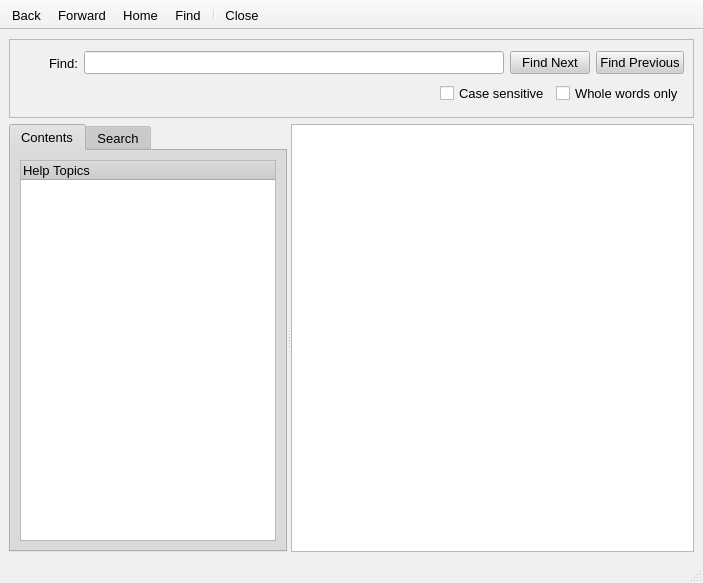
<ui version="4.0" >
 <author></author>
 <comment></comment>
 <exportmacro></exportmacro>
 <class>HelpBrowser</class>
 <widget class="QMainWindow" name="HelpBrowser" >
  <property name="geometry" >
   <rect>
    <x>0</x>
    <y>0</y>
    <width>703</width>
    <height>583</height>
   </rect>
  </property>
  <property name="sizePolicy" >
   <sizepolicy>
    <hsizetype>5</hsizetype>
    <vsizetype>5</vsizetype>
    <horstretch>0</horstretch>
    <verstretch>0</verstretch>
   </sizepolicy>
  </property>
  <property name="minimumSize" >
   <size>
    <width>0</width>
    <height>0</height>
   </size>
  </property>
  <property name="palette" >
   <palette>
    <active>
     <color>
      <red>0</red>
      <green>0</green>
      <blue>0</blue>
     </color>
     <color>
      <red>208</red>
      <green>208</green>
      <blue>208</blue>
     </color>
     <color>
      <red>255</red>
      <green>255</green>
      <blue>255</blue>
     </color>
     <color>
      <red>247</red>
      <green>247</green>
      <blue>247</blue>
     </color>
     <color>
      <red>120</red>
      <green>120</green>
      <blue>120</blue>
     </color>
     <color>
      <red>160</red>
      <green>160</green>
      <blue>160</blue>
     </color>
     <color>
      <red>0</red>
      <green>0</green>
      <blue>0</blue>
     </color>
     <color>
      <red>255</red>
      <green>255</green>
      <blue>255</blue>
     </color>
     <color>
      <red>0</red>
      <green>0</green>
      <blue>0</blue>
     </color>
     <color>
      <red>255</red>
      <green>255</green>
      <blue>255</blue>
     </color>
     <color>
      <red>240</red>
      <green>240</green>
      <blue>240</blue>
     </color>
     <color>
      <red>0</red>
      <green>0</green>
      <blue>0</blue>
     </color>
     <color>
      <red>0</red>
      <green>0</green>
      <blue>128</blue>
     </color>
     <color>
      <red>255</red>
      <green>255</green>
      <blue>255</blue>
     </color>
     <color>
      <red>0</red>
      <green>0</green>
      <blue>255</blue>
     </color>
     <color>
      <red>255</red>
      <green>0</green>
      <blue>255</blue>
     </color>
     <color>
      <red>247</red>
      <green>247</green>
      <blue>247</blue>
     </color>
    </active>
    <inactive>
     <color>
      <red>0</red>
      <green>0</green>
      <blue>0</blue>
     </color>
     <color>
      <red>208</red>
      <green>208</green>
      <blue>208</blue>
     </color>
     <color>
      <red>255</red>
      <green>255</green>
      <blue>255</blue>
     </color>
     <color>
      <red>247</red>
      <green>247</green>
      <blue>247</blue>
     </color>
     <color>
      <red>120</red>
      <green>120</green>
      <blue>120</blue>
     </color>
     <color>
      <red>160</red>
      <green>160</green>
      <blue>160</blue>
     </color>
     <color>
      <red>0</red>
      <green>0</green>
      <blue>0</blue>
     </color>
     <color>
      <red>255</red>
      <green>255</green>
      <blue>255</blue>
     </color>
     <color>
      <red>0</red>
      <green>0</green>
      <blue>0</blue>
     </color>
     <color>
      <red>255</red>
      <green>255</green>
      <blue>255</blue>
     </color>
     <color>
      <red>240</red>
      <green>240</green>
      <blue>240</blue>
     </color>
     <color>
      <red>0</red>
      <green>0</green>
      <blue>0</blue>
     </color>
     <color>
      <red>0</red>
      <green>0</green>
      <blue>128</blue>
     </color>
     <color>
      <red>255</red>
      <green>255</green>
      <blue>255</blue>
     </color>
     <color>
      <red>0</red>
      <green>0</green>
      <blue>255</blue>
     </color>
     <color>
      <red>255</red>
      <green>0</green>
      <blue>255</blue>
     </color>
     <color>
      <red>247</red>
      <green>247</green>
      <blue>247</blue>
     </color>
    </inactive>
    <disabled>
     <color>
      <red>120</red>
      <green>120</green>
      <blue>120</blue>
     </color>
     <color>
      <red>208</red>
      <green>208</green>
      <blue>208</blue>
     </color>
     <color>
      <red>255</red>
      <green>255</green>
      <blue>255</blue>
     </color>
     <color>
      <red>247</red>
      <green>247</green>
      <blue>247</blue>
     </color>
     <color>
      <red>120</red>
      <green>120</green>
      <blue>120</blue>
     </color>
     <color>
      <red>160</red>
      <green>160</green>
      <blue>160</blue>
     </color>
     <color>
      <red>120</red>
      <green>120</green>
      <blue>120</blue>
     </color>
     <color>
      <red>255</red>
      <green>255</green>
      <blue>255</blue>
     </color>
     <color>
      <red>120</red>
      <green>120</green>
      <blue>120</blue>
     </color>
     <color>
      <red>240</red>
      <green>240</green>
      <blue>240</blue>
     </color>
     <color>
      <red>240</red>
      <green>240</green>
      <blue>240</blue>
     </color>
     <color>
      <red>0</red>
      <green>0</green>
      <blue>0</blue>
     </color>
     <color>
      <red>0</red>
      <green>0</green>
      <blue>107</blue>
     </color>
     <color>
      <red>255</red>
      <green>255</green>
      <blue>255</blue>
     </color>
     <color>
      <red>0</red>
      <green>0</green>
      <blue>255</blue>
     </color>
     <color>
      <red>255</red>
      <green>0</green>
      <blue>255</blue>
     </color>
     <color>
      <red>247</red>
      <green>247</green>
      <blue>247</blue>
     </color>
    </disabled>
   </palette>
  </property>
  <property name="font" >
   <font>
    <family>Arial</family>
    <pointsize>10</pointsize>
    <weight>50</weight>
    <italic>false</italic>
    <bold>false</bold>
    <underline>false</underline>
    <strikeout>false</strikeout>
   </font>
  </property>
  <property name="contextMenuPolicy" >
   <enum>Qt::NoContextMenu</enum>
  </property>
  <property name="windowTitle" >
   <string>Vidalia Help</string>
  </property>
  <property name="windowIcon" >
   <iconset resource="..\..\res\vidalia_common.qrc" >:/images/16x16/help-browser.png</iconset>
  </property>
  <property name="statusTip" >
   <string/>
  </property>
  <property name="autoFillBackground" >
   <bool>true</bool>
  </property>
  <property name="toolButtonStyle" >
   <enum>Qt::ToolButtonTextUnderIcon</enum>
  </property>
  <widget class="QWidget" name="centralwidget" >
   <layout class="QVBoxLayout" >
    <property name="margin" >
     <number>9</number>
    </property>
    <property name="spacing" >
     <number>6</number>
    </property>
    <item>
     <widget class="QFrame" name="frmFind" >
      <property name="sizePolicy" >
       <sizepolicy>
        <hsizetype>5</hsizetype>
        <vsizetype>0</vsizetype>
        <horstretch>0</horstretch>
        <verstretch>0</verstretch>
       </sizepolicy>
      </property>
      <property name="minimumSize" >
       <size>
        <width>450</width>
        <height>79</height>
       </size>
      </property>
      <property name="maximumSize" >
       <size>
        <width>16777215</width>
        <height>79</height>
       </size>
      </property>
      <property name="contextMenuPolicy" >
       <enum>Qt::NoContextMenu</enum>
      </property>
      <property name="frameShape" >
       <enum>QFrame::StyledPanel</enum>
      </property>
      <property name="frameShadow" >
       <enum>QFrame::Raised</enum>
      </property>
      <layout class="QGridLayout" >
       <property name="margin" >
        <number>9</number>
       </property>
       <property name="spacing" >
        <number>6</number>
       </property>
       <item row="0" column="0" >
        <layout class="QHBoxLayout" >
         <property name="margin" >
          <number>0</number>
         </property>
         <property name="spacing" >
          <number>6</number>
         </property>
         <item>
          <widget class="QToolButton" name="btnCloseFind" >
           <property name="sizePolicy" >
            <sizepolicy>
             <hsizetype>5</hsizetype>
             <vsizetype>5</vsizetype>
             <horstretch>0</horstretch>
             <verstretch>0</verstretch>
            </sizepolicy>
           </property>
           <property name="minimumSize" >
            <size>
             <width>0</width>
             <height>0</height>
            </size>
           </property>
           <property name="maximumSize" >
            <size>
             <width>24</width>
             <height>24</height>
            </size>
           </property>
           <property name="contextMenuPolicy" >
            <enum>Qt::NoContextMenu</enum>
           </property>
           <property name="text" >
            <string/>
           </property>
           <property name="icon" >
            <iconset resource="..\..\res\vidalia_common.qrc" >:/images/22x22/emblem-unreadable.png</iconset>
           </property>
           <property name="iconSize" >
            <size>
             <width>22</width>
             <height>22</height>
            </size>
           </property>
           <property name="toolButtonStyle" >
            <enum>Qt::ToolButtonIconOnly</enum>
           </property>
           <property name="autoRaise" >
            <bool>true</bool>
           </property>
          </widget>
         </item>
         <item>
          <widget class="QLabel" name="label" >
           <property name="font" >
            <font>
             <family>Arial</family>
             <pointsize>10</pointsize>
             <weight>50</weight>
             <italic>false</italic>
             <bold>false</bold>
             <underline>false</underline>
             <strikeout>false</strikeout>
            </font>
           </property>
           <property name="contextMenuPolicy" >
            <enum>Qt::NoContextMenu</enum>
           </property>
           <property name="text" >
            <string>Find:</string>
           </property>
           <property name="buddy" >
            <cstring>lineFind</cstring>
           </property>
          </widget>
         </item>
         <item>
          <widget class="QLineEdit" name="lineFind" >
           <property name="contextMenuPolicy" >
            <enum>Qt::NoContextMenu</enum>
           </property>
          </widget>
         </item>
        </layout>
       </item>
       <item row="0" column="2" >
        <widget class="QPushButton" name="btnFindPrev" >
         <property name="contextMenuPolicy" >
          <enum>Qt::NoContextMenu</enum>
         </property>
         <property name="text" >
          <string>Find Previous</string>
         </property>
         <property name="icon" >
          <iconset resource="..\..\res\vidalia_common.qrc" >:/images/16x16/go-previous.png</iconset>
         </property>
        </widget>
       </item>
       <item row="0" column="1" >
        <widget class="QPushButton" name="btnFindNext" >
         <property name="contextMenuPolicy" >
          <enum>Qt::NoContextMenu</enum>
         </property>
         <property name="text" >
          <string>Find Next</string>
         </property>
         <property name="icon" >
          <iconset resource="..\..\res\vidalia_common.qrc" >:/images/16x16/go-next.png</iconset>
         </property>
        </widget>
       </item>
       <item row="1" column="0" colspan="3" >
        <layout class="QHBoxLayout" >
         <property name="margin" >
          <number>0</number>
         </property>
         <property name="spacing" >
          <number>6</number>
         </property>
         <item>
          <spacer>
           <property name="orientation" >
            <enum>Qt::Horizontal</enum>
           </property>
           <property name="sizeHint" >
            <size>
             <width>40</width>
             <height>20</height>
            </size>
           </property>
          </spacer>
         </item>
         <item>
          <widget class="QCheckBox" name="chkbxMatchCase" >
           <property name="contextMenuPolicy" >
            <enum>Qt::NoContextMenu</enum>
           </property>
           <property name="text" >
            <string>Case sensitive</string>
           </property>
          </widget>
         </item>
         <item>
          <widget class="QCheckBox" name="chkbxWholePhrase" >
           <property name="contextMenuPolicy" >
            <enum>Qt::NoContextMenu</enum>
           </property>
           <property name="text" >
            <string>Whole words only</string>
           </property>
          </widget>
         </item>
        </layout>
       </item>
      </layout>
     </widget>
    </item>
    <item>
     <widget class="QSplitter" name="splitter" >
      <property name="contextMenuPolicy" >
       <enum>Qt::NoContextMenu</enum>
      </property>
      <property name="orientation" >
       <enum>Qt::Horizontal</enum>
      </property>
      <widget class="QTabWidget" name="tabsMenu" >
       <property name="contextMenuPolicy" >
        <enum>Qt::NoContextMenu</enum>
       </property>
       <property name="tabPosition" >
        <enum>QTabWidget::North</enum>
       </property>
       <property name="tabShape" >
        <enum>QTabWidget::Rounded</enum>
       </property>
       <widget class="QWidget" name="tabTOC" >
        <attribute name="title" >
         <string>Contents</string>
        </attribute>
        <layout class="QVBoxLayout" >
         <property name="margin" >
          <number>9</number>
         </property>
         <property name="spacing" >
          <number>6</number>
         </property>
         <item>
          <widget class="QTreeWidget" name="treeContents" >
           <property name="sizePolicy" >
            <sizepolicy>
             <hsizetype>5</hsizetype>
             <vsizetype>7</vsizetype>
             <horstretch>1</horstretch>
             <verstretch>0</verstretch>
            </sizepolicy>
           </property>
           <property name="minimumSize" >
            <size>
             <width>200</width>
             <height>0</height>
            </size>
           </property>
           <property name="maximumSize" >
            <size>
             <width>16777215</width>
             <height>16777215</height>
            </size>
           </property>
           <property name="focusPolicy" >
            <enum>Qt::WheelFocus</enum>
           </property>
           <property name="contextMenuPolicy" >
            <enum>Qt::NoContextMenu</enum>
           </property>
           <property name="selectionBehavior" >
            <enum>QAbstractItemView::SelectItems</enum>
           </property>
           <property name="uniformRowHeights" >
            <bool>true</bool>
           </property>
           <column>
            <property name="text" >
             <string>Help Topics</string>
            </property>
           </column>
          </widget>
         </item>
        </layout>
       </widget>
       <widget class="QWidget" name="tabSearch" >
        <attribute name="title" >
         <string>Search</string>
        </attribute>
        <layout class="QGridLayout" >
         <property name="margin" >
          <number>9</number>
         </property>
         <property name="spacing" >
          <number>6</number>
         </property>
         <item row="2" column="1" >
          <layout class="QHBoxLayout" >
           <property name="margin" >
            <number>0</number>
           </property>
           <property name="spacing" >
            <number>6</number>
           </property>
           <item>
            <spacer>
             <property name="orientation" >
              <enum>Qt::Horizontal</enum>
             </property>
             <property name="sizeHint" >
              <size>
               <width>40</width>
               <height>20</height>
              </size>
             </property>
            </spacer>
           </item>
           <item>
            <widget class="QPushButton" name="btnSearch" >
             <property name="contextMenuPolicy" >
              <enum>Qt::NoContextMenu</enum>
             </property>
             <property name="text" >
              <string>Search</string>
             </property>
            </widget>
           </item>
          </layout>
         </item>
         <item row="0" column="0" >
          <widget class="QLabel" name="label_2" >
           <property name="contextMenuPolicy" >
            <enum>Qt::NoContextMenu</enum>
           </property>
           <property name="text" >
            <string>Searching for:</string>
           </property>
           <property name="buddy" >
            <cstring>lineSearch</cstring>
           </property>
          </widget>
         </item>
         <item row="3" column="0" colspan="2" >
          <widget class="QTreeWidget" name="treeSearch" >
           <property name="sizePolicy" >
            <sizepolicy>
             <hsizetype>5</hsizetype>
             <vsizetype>7</vsizetype>
             <horstretch>1</horstretch>
             <verstretch>0</verstretch>
            </sizepolicy>
           </property>
           <property name="minimumSize" >
            <size>
             <width>200</width>
             <height>0</height>
            </size>
           </property>
           <property name="maximumSize" >
            <size>
             <width>16777215</width>
             <height>16777215</height>
            </size>
           </property>
           <property name="focusPolicy" >
            <enum>Qt::WheelFocus</enum>
           </property>
           <property name="contextMenuPolicy" >
            <enum>Qt::NoContextMenu</enum>
           </property>
           <property name="selectionBehavior" >
            <enum>QAbstractItemView::SelectItems</enum>
           </property>
           <property name="uniformRowHeights" >
            <bool>true</bool>
           </property>
           <column>
            <property name="text" >
             <string>Found Documents</string>
            </property>
           </column>
          </widget>
         </item>
         <item row="1" column="0" colspan="2" >
          <widget class="QLineEdit" name="lineSearch" >
           <property name="contextMenuPolicy" >
            <enum>Qt::NoContextMenu</enum>
           </property>
          </widget>
         </item>
        </layout>
       </widget>
      </widget>
      <widget class="HelpTextBrowser" name="txtBrowser" >
       <property name="sizePolicy" >
        <sizepolicy>
         <hsizetype>7</hsizetype>
         <vsizetype>7</vsizetype>
         <horstretch>100</horstretch>
         <verstretch>0</verstretch>
        </sizepolicy>
       </property>
       <property name="contextMenuPolicy" >
        <enum>Qt::NoContextMenu</enum>
       </property>
       <property name="readOnly" >
        <bool>true</bool>
       </property>
      </widget>
     </widget>
    </item>
   </layout>
  </widget>
  <widget class="QStatusBar" name="statusbar" >
   <property name="geometry" >
    <rect>
     <x>0</x>
     <y>561</y>
     <width>703</width>
     <height>22</height>
    </rect>
   </property>
  </widget>
  <widget class="QToolBar" name="toolBar" >
   <property name="minimumSize" >
    <size>
     <width>62</width>
     <height>52</height>
    </size>
   </property>
   <property name="contextMenuPolicy" >
    <enum>Qt::NoContextMenu</enum>
   </property>
   <property name="movable" >
    <bool>false</bool>
   </property>
   <property name="orientation" >
    <enum>Qt::Horizontal</enum>
   </property>
   <property name="toolButtonStyle" >
    <enum>Qt::ToolButtonTextUnderIcon</enum>
   </property>
   <attribute name="toolBarArea" >
    <number>4</number>
   </attribute>
   <addaction name="actionBack" />
   <addaction name="actionForward" />
   <addaction name="actionHome" />
   <addaction name="actionFind" />
   <addaction name="separator" />
   <addaction name="actionClose" />
  </widget>
  <action name="actionBack" >
   <property name="icon" >
    <iconset resource="..\..\res\vidalia_common.qrc" >:/images/22x22/go-previous.png</iconset>
   </property>
   <property name="text" >
    <string>Back</string>
   </property>
   <property name="statusTip" >
    <string>Move to previous page (Backspace)</string>
   </property>
   <property name="font" >
    <font>
     <family>Arial</family>
     <pointsize>10</pointsize>
     <weight>50</weight>
     <italic>false</italic>
     <bold>false</bold>
     <underline>false</underline>
     <strikeout>false</strikeout>
    </font>
   </property>
   <property name="shortcut" >
    <string>Backspace</string>
   </property>
  </action>
  <action name="actionForward" >
   <property name="icon" >
    <iconset resource="..\..\res\vidalia_common.qrc" >:/images/22x22/go-next.png</iconset>
   </property>
   <property name="text" >
    <string>Forward</string>
   </property>
   <property name="statusTip" >
    <string>Move to next page (Shift+Backspace)</string>
   </property>
   <property name="font" >
    <font>
     <family>Arial</family>
     <pointsize>10</pointsize>
     <weight>50</weight>
     <italic>false</italic>
     <bold>false</bold>
     <underline>false</underline>
     <strikeout>false</strikeout>
    </font>
   </property>
   <property name="shortcut" >
    <string>Shift+Backspace</string>
   </property>
  </action>
  <action name="actionHome" >
   <property name="icon" >
    <iconset resource="..\..\res\vidalia_common.qrc" >:/images/22x22/go-home.png</iconset>
   </property>
   <property name="text" >
    <string>Home</string>
   </property>
   <property name="statusTip" >
    <string>Move to the Home page (Ctrl+H)</string>
   </property>
   <property name="font" >
    <font>
     <family>Arial</family>
     <pointsize>10</pointsize>
     <weight>50</weight>
     <italic>false</italic>
     <bold>false</bold>
     <underline>false</underline>
     <strikeout>false</strikeout>
    </font>
   </property>
   <property name="shortcut" >
    <string>Ctrl+H</string>
   </property>
  </action>
  <action name="actionFind" >
   <property name="icon" >
    <iconset resource="..\..\res\vidalia_common.qrc" >:/images/22x22/system-search.png</iconset>
   </property>
   <property name="checkable" >
     <bool>true</bool>
   </property>
   <property name="text" >
    <string>Find</string>
   </property>
   <property name="iconText" >
    <string>Find</string>
   </property>
   <property name="toolTip" >
    <string>Find</string>
   </property>
   <property name="statusTip" >
    <string>Search for a word or phrase on current page (Ctrl+F)</string>
   </property>
   <property name="font" >
    <font>
     <family>Arial</family>
     <pointsize>10</pointsize>
     <weight>50</weight>
     <italic>false</italic>
     <bold>false</bold>
     <underline>false</underline>
     <strikeout>false</strikeout>
    </font>
   </property>
   <property name="shortcut" >
    <string>Ctrl+F</string>
   </property>
  </action>
  <action name="actionClose" >
   <property name="icon" >
    <iconset resource="..\..\res\vidalia_common.qrc" >:/images/22x22/emblem-unreadable.png</iconset>
   </property>
   <property name="text" >
    <string>Close</string>
   </property>
   <property name="statusTip" >
    <string>Close Vidalia Help</string>
   </property>
   <property name="font" >
    <font>
     <family>Arial</family>
     <pointsize>10</pointsize>
     <weight>50</weight>
     <italic>false</italic>
     <bold>false</bold>
     <underline>false</underline>
     <strikeout>false</strikeout>
    </font>
   </property>
   <property name="shortcut" >
    <string>Esc</string>
   </property>
  </action>
 </widget>
 <pixmapfunction></pixmapfunction>
 <customwidgets>
  <customwidget>
   <class>HelpTextBrowser</class>
   <extends>QTextBrowser</extends>
   <header>gui/help/browser/helptextbrowser.h</header>
   <container>0</container>
   <pixmap></pixmap>
  </customwidget>
 </customwidgets>
 <tabstops>
  <tabstop>tabsMenu</tabstop>
  <tabstop>btnCloseFind</tabstop>
  <tabstop>lineFind</tabstop>
  <tabstop>btnFindNext</tabstop>
  <tabstop>btnFindPrev</tabstop>
  <tabstop>chkbxMatchCase</tabstop>
  <tabstop>chkbxWholePhrase</tabstop>
  <tabstop>treeContents</tabstop>
  <tabstop>txtBrowser</tabstop>
  <tabstop>lineSearch</tabstop>
  <tabstop>btnSearch</tabstop>
  <tabstop>treeSearch</tabstop>
 </tabstops>
 <resources>
  <include location="../../log/res/vidalia_common.qrc" />
  <include location="../../res/vidalia_common.qrc" />
 </resources>
 <connections>
  <connection>
   <sender>actionFind</sender>
   <signal>triggered()</signal>
   <receiver>lineFind</receiver>
   <slot>setFocus()</slot>
   <hints>
    <hint type="sourcelabel" >
     <x>-1</x>
     <y>-1</y>
    </hint>
    <hint type="destinationlabel" >
     <x>200</x>
     <y>108</y>
    </hint>
   </hints>
  </connection>
  <connection>
   <sender>btnCloseFind</sender>
   <signal>clicked()</signal>
   <receiver>actionFind</receiver>
   <slot>toggle()</slot>
   <hints>
    <hint type="sourcelabel" >
     <x>34</x>
     <y>107</y>
    </hint>
    <hint type="destinationlabel" >
     <x>243</x>
     <y>108</y>
    </hint>
   </hints>
  </connection>
  <connection>
   <sender>actionFind</sender>
   <signal>toggled(bool)</signal>
   <receiver>frmFind</receiver>
   <slot>setVisible(bool)</slot>
   <hints>
    <hint type="sourcelabel" >
     <x>-1</x>
     <y>-1</y>
    </hint>
    <hint type="destinationlabel" >
     <x>243</x>
     <y>108</y>
    </hint>
   </hints>
  </connection>
  <connection>
   <sender>actionClose</sender>
   <signal>triggered()</signal>
   <receiver>HelpBrowser</receiver>
   <slot>close()</slot>
   <hints>
    <hint type="sourcelabel" >
     <x>-1</x>
     <y>-1</y>
    </hint>
    <hint type="destinationlabel" >
     <x>317</x>
     <y>248</y>
    </hint>
   </hints>
  </connection>
  <connection>
   <sender>lineFind</sender>
   <signal>returnPressed()</signal>
   <receiver>btnFindNext</receiver>
   <slot>click()</slot>
   <hints>
    <hint type="sourcelabel" >
     <x>293</x>
     <y>108</y>
    </hint>
    <hint type="destinationlabel" >
     <x>539</x>
     <y>108</y>
    </hint>
   </hints>
  </connection>
  <connection>
   <sender>lineSearch</sender>
   <signal>returnPressed()</signal>
   <receiver>btnSearch</receiver>
   <slot>click()</slot>
   <hints>
    <hint type="sourcelabel" >
     <x>153</x>
     <y>245</y>
    </hint>
    <hint type="destinationlabel" >
     <x>244</x>
     <y>277</y>
    </hint>
   </hints>
  </connection>
 </connections>
</ui>
